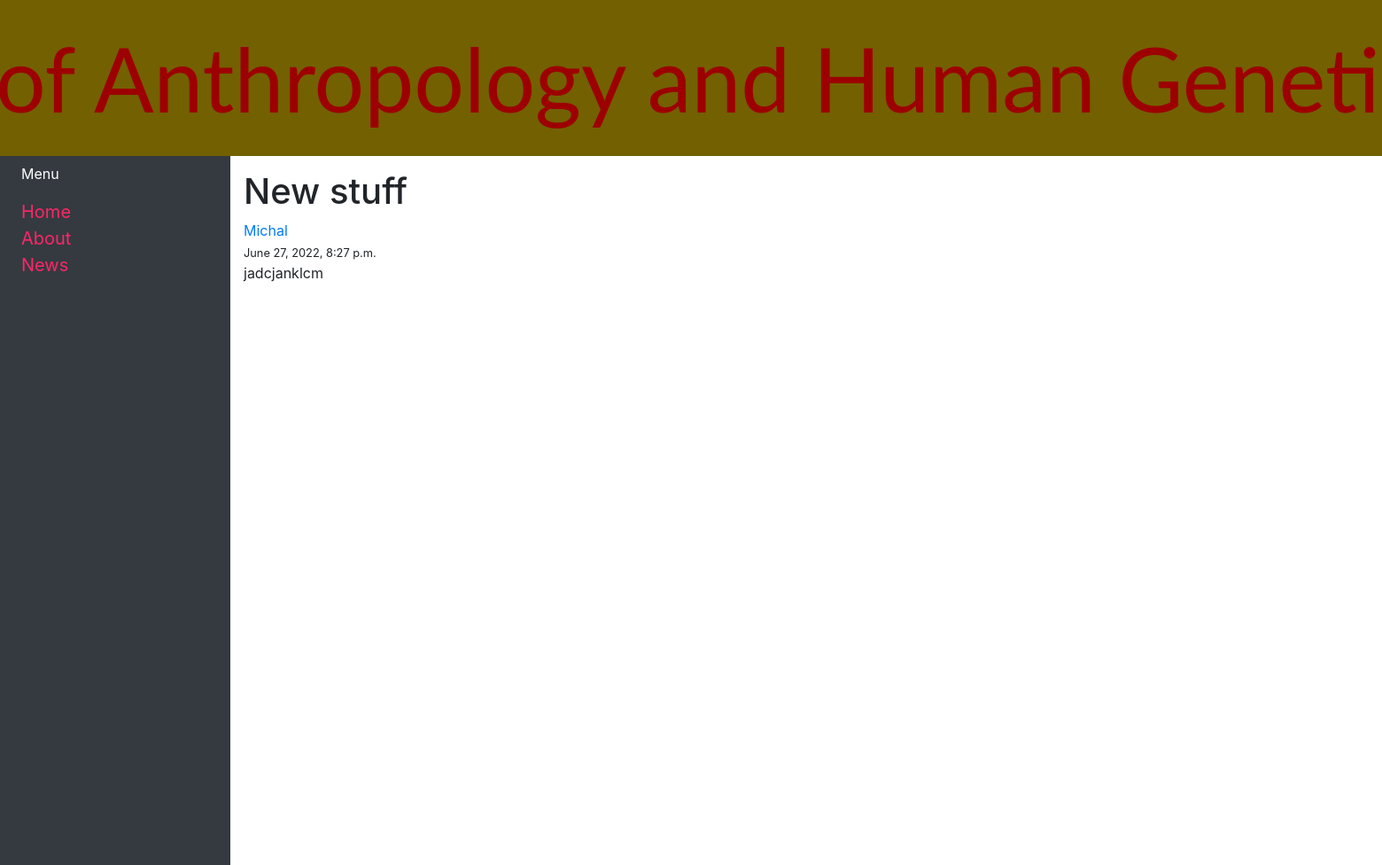
Screenshot of /article/16 with the database file from the repository.
### blog/models.py (models this page shows, shortened)
class Post(models.Model):
    title = models.CharField(max_length=200, unique=True)
    slug = models.SlugField(max_length=200, unique=True)
    author = models.ForeignKey(User, on_delete= models.CASCADE,related_name='blog_posts')
    updated_on = models.DateTimeField(auto_now= True)
    content = RichTextField(blank=True, null=True)
    created_on = models.DateTimeField(auto_now_add=True)
    status = models.IntegerField(choices=STATUS, default=1)
    article_image = models.ImageField(null = True, blank = True, upload_to = "images/")
    category = models.CharField(max_length=255, default="News")
    class Meta:
        ordering = ['-created_on']

### blog/views.py (the view)
# urls.py: path('article/<int:pk>', views.PostDetail.as_view(), name='article-detail'),
class PostDetail(generic.DetailView):
    model = Post
    template_name = 'blog/article_detail.html'

### blog/templates/blog/article_detail.html (shortened to what this page needs)
{% extends "blog/base.html" %}
{% load static %}
{% block content %}
    <h1><a class="article-title">{{ post.title }}</a></h1>
    <a class="mr-2" href="#">{{ post.author }}</a></br>
    <small class="mr-2">{{post.created_on}}</small></br>
    {{ post.content|safe|linebreaksbr }}
{% endblock content %}

### rows the page displays
Post: title "New stuff", author "Michal", created_on "June 27, 2022, 8:27 p.m.", content "jadcjanklcm"
